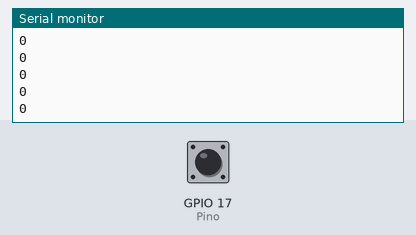
Recording of a sketch running on a simulated ESP32. Shown: the last lines printed to the serial monitor. The inputs (shaded band) are chosen by the test bench; at power-on: GPIO 17 (Pino) HIGH.

Above: at 1.2 s.
1.3 s: GPIO 17 (Pino) pulled LOW for 0.15 s
At 1.8 s:
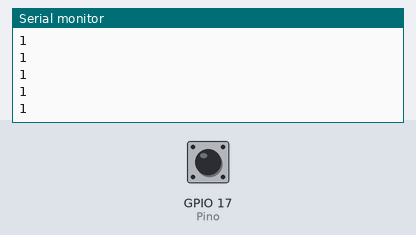
2.9 s: GPIO 17 (Pino) pulled LOW for 1 s
At 3.4 s:
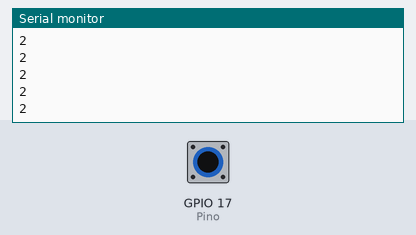
5.4 s: GPIO 17 (Pino) pulled LOW for 0.15 s
At 6.4 s:
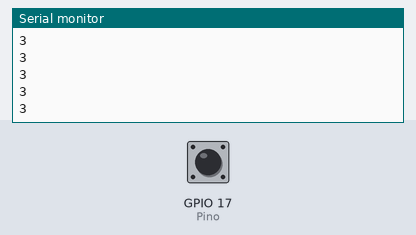
Timing chart, 0 to 7.7 s (numbered marks = the images above; inputs shaded):
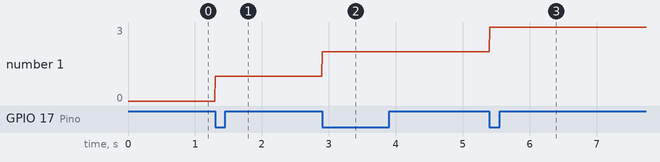

The sketch:

example.ino
```cpp
#define Pino 17

volatile int botao = 0;

void IRAM_ATTR minhaFuncao(){
  botao++;
}

void setup() {

  Serial.begin(9600);
  pinMode(Pino, INPUT_PULLUP);
  digitalWrite(Pino, 1);

  attachInterrupt(
    digitalPinToInterrupt(Pino),
    minhaFuncao,
    FALLING
  );
}


void loop() {
  Serial.println(botao);
}
```

Measured:
- after the input at 1.3 s, the serial monitor: prints a new line at once (image 1)
- after the input at 2.9 s, the serial monitor: prints a new line at once (image 2)
- after the input at 5.4 s, the serial monitor: prints a new line at once (image 3)
- plotted number 1: 0 → 1 after the input at 1.3 s, 1 → 2 after the input at 2.9 s, 2 → 3 after the input at 5.4 s
